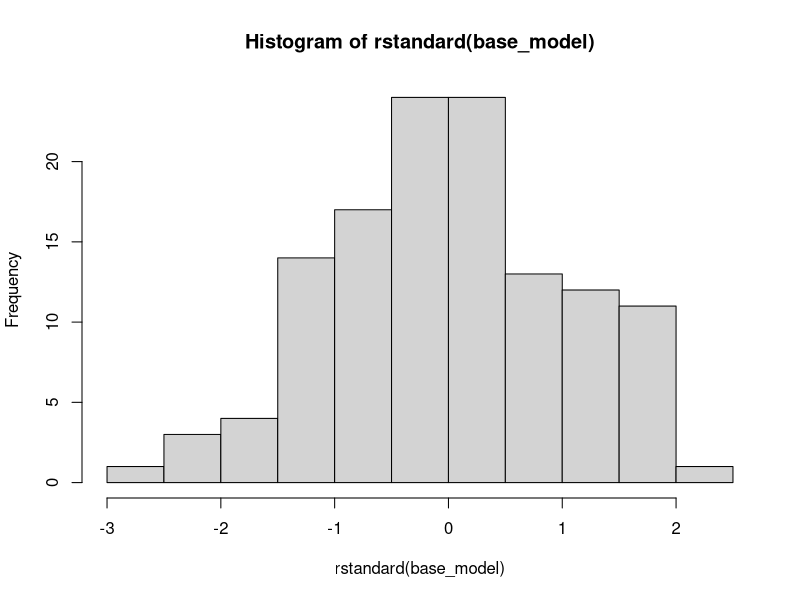

The R script that drew this image: (Note: this script raises an error after producing the figure.)
# This script investigates possible transformations to my linear model
# to better meet the assumptions.
# We start with last weeks model while changing years_climbing as numeric
# with the hope of uncovering potential interactions and simply interpreation.
#
# Date Last Modified: 6/18/20
# @author Daniel Henderson

suppressMessages(library('car'))
data <- read.csv("FullData.csv")
data$sex <- as.factor(data$sex)

# Base model and some diagnostics
base_model <- lm(grade ~ years_climbing + hangboard_freq + sex*bmi + max_pull, data)
summary(base_model)
hist(rstandard(base_model))
qqPlot(base_model, main="Base Model")
message("Breusch-Pagan Test on Base Model\n")
ncvTest(base_model)
shapiro.test(rstandard(base_model))
residualPlots(base_model, main="Base Model", fitted=FALSE)
plot(base_model, which=1, main="Base Model")
plot(base_model, which=3, main="Base Model")

# Revist initail data exploration
scatterplotMatrix(~ grade + height + weight + ape_index + years_climbing +
    climbing_sessions + campusboard_freq + hangboard_freq + hours_campusboard +
    endurance_frequency + strength_freq + hours_strength + max_pull
    + max_push + bmi | sex,
    data, regLine=FALSE, smooth=FALSE
)

# Add climbing sessions as a predictor
working_model <- update(base_model, ~ . + climbing_sessions)
anova(base_model, working_model)
message("Breusch-Pagan Test on Base Model Plus Climbing Sessions\n")
ncvTest(working_model)
residualPlots(working_model, main="Base Model Plus Climbing Sessions", fitted=FALSE)
plot(working_model, main="Base Model Plus Climbing Sessions")

# Investigation of Max Pull Transformation
invTranPlot(grade ~ max_pull, data, main="Guide for Max Pull Transformation")
temp_model <- update(working_model, ~ . - max_pull + log(max_pull))
summary(temp_model)
plot(temp_model, main="Working Model (Transformation of Max Pull)")
residualPlots(temp_model, main="Working Model (Transformation of Max Pull)")
working_model <- temp_model

# Investigation of Years Climbing Transformation
invTranPlot(grade ~ I(years_climbing+1), data, main="Guide for Years Climbing Transformation")
temp_model <- update(working_model, ~ . - years_climbing + log(years_climbing+1))
residualPlots(temp_model, main="Working Model (Transformation of Years Climbing)")
working_model <- temp_model

# final model plots
plot(working_model, main="Transformed Model")
qqPlot(working_model, main="Transformed Model")
message("Breusch-Pagan Test on Final Model\n")
ncvTest(working_model)
shapiro.test(rstandard(working_model))
